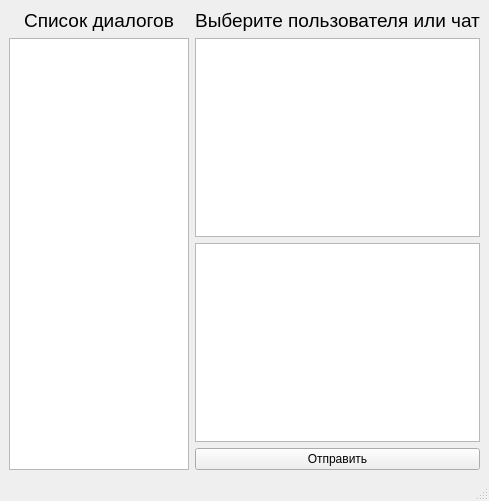
<?xml version="1.0" encoding="UTF-8"?>
<ui version="4.0">
 <class>MainWindow</class>
 <widget class="QMainWindow" name="MainWindow">
  <property name="geometry">
   <rect>
    <x>0</x>
    <y>0</y>
    <width>489</width>
    <height>501</height>
   </rect>
  </property>
  <property name="windowTitle">
   <string>MainWindow</string>
  </property>
  <widget class="QWidget" name="centralwidget">
   <layout class="QGridLayout" name="gridLayout">
    <item row="1" column="0" rowspan="3">
     <widget class="QListWidget" name="listWidget"/>
    </item>
    <item row="0" column="1">
     <widget class="QLabel" name="label_2">
      <property name="text">
       <string>&lt;html&gt;&lt;head/&gt;&lt;body&gt;&lt;p align=&quot;center&quot;&gt;&lt;span style=&quot; font-size:14pt;&quot;&gt;Выберите пользователя или чат&lt;/span&gt;&lt;/p&gt;&lt;/body&gt;&lt;/html&gt;</string>
      </property>
     </widget>
    </item>
    <item row="1" column="1">
     <widget class="QTextBrowser" name="textBrowser">
      <property name="font">
       <font>
        <strikeout>true</strikeout>
       </font>
      </property>
     </widget>
    </item>
    <item row="0" column="0">
     <widget class="QLabel" name="label">
      <property name="text">
       <string>&lt;html&gt;&lt;head/&gt;&lt;body&gt;&lt;p align=&quot;center&quot;&gt;&lt;span style=&quot; font-size:14pt;&quot;&gt;Список диалогов&lt;/span&gt;&lt;/p&gt;&lt;/body&gt;&lt;/html&gt;</string>
      </property>
     </widget>
    </item>
    <item row="3" column="1">
     <widget class="QPushButton" name="sendButton">
      <property name="toolTip">
       <string>&lt;html&gt;&lt;head/&gt;&lt;body&gt;&lt;p&gt;f&lt;/p&gt;&lt;/body&gt;&lt;/html&gt;</string>
      </property>
      <property name="text">
       <string>Отправить</string>
      </property>
     </widget>
    </item>
    <item row="2" column="1">
     <widget class="QTextEdit" name="message"/>
    </item>
   </layout>
  </widget>
  <widget class="QStatusBar" name="statusbar"/>
 </widget>
 <resources/>
 <connections/>
</ui>
